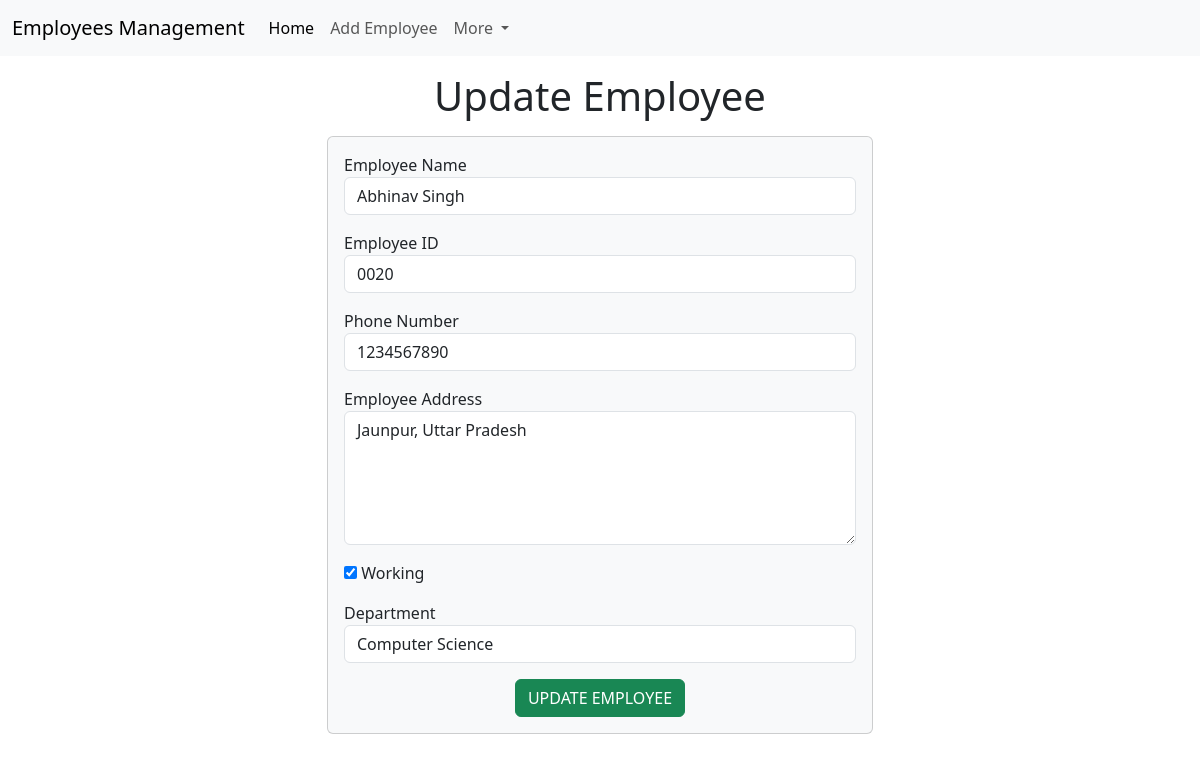
The app's page /emp/update-emp/9 with its own data.
### emp/models.py (models this page shows)
class Employees(models.Model):
    name = models.CharField(max_length=50)
    emp_id = models.CharField(max_length=50)
    phoneNo = models.CharField(max_length=50)
    address = models.CharField(max_length = 100)
    working  = models.BooleanField(default=True)
    department = models.CharField(max_length = 50)

### emp/views.py (the view)
# urls.py: path('update-emp/<int:emp_id>',update_emp),
def update_emp(request,emp_id):
    emp = Employees.objects.get(pk=emp_id)
    return render(request, 'emp/update_emp.html', {
        'emp' : emp
    })

### templates/emp/update_emp.html (shortened to what this page needs)
<!doctype html>
<html lang="en">
  <head>
    <link href="https://cdn.jsdelivr.net/npm/bootstrap@5.3.0/dist/css/bootstrap.min.css" rel="stylesheet">
  </head>
  <body>
    {% include 'emp/navbar.html' %}
    <h1 class="text-center my-3">Update Employee</h1>
    <div class="container">
        <div class="row">
          <div class="col-md-6 offset-md-3">
              <div class="card bg-light">
                <div class="card-body">
                  <form action="/emp/do-update-emp/{{emp.id}}" method="POST">
                      <div class="mb-3">
                        <label for="name"> Employee Name</label>
                        <input type="text" id="name" class="form-control" placeholder="Enter Employee name" name="emp_name"
                        value="{{emp.name}}">
                      </div>
                      <div class="mb-3">
                        <label for="id"> Employee ID</label>
                        <input type="text" id="id" class="form-control" placeholder="Enter Employee ID" name="emp_id"
                        value="{{emp.emp_id}}">
                      </div>
                      <div class="mb-3">
                        <label for="phone"> Phone Number</label>
                        <input type="text" id="phone" class="form-control" placeholder="Enter Employee Phone Number" name="emp_phone"
                        value="{{emp.phoneNo}}">
                      </div>
                      <div class="mb-3">
                        <label for="address"> Employee Address</label>
                        <textarea name="emp_address" id="address" rows="5" class="form-control">{{emp.address}}</textarea>
                      </div>
                      <div class="mb-3 from-check">
                        <input type="checkbox" name="emp_working" id="Working" class="from-check-input"
                        {% if emp.working %} checked {% endif %}>
                        <label for="Working"> Working</label>
                      </div>
                      <div class="mb-3">
                        <label for="department"> Department</label>
                        <select name="emp_department" id="department" class="form-control" value="{{emp.department}}">
                          <option value="CSE">Computer Science</option>
                        </select>
                      </div>
                      <div class="container" style="text-align: center;">
                        <button class="btn btn-success">
                          UPDATE EMPLOYEE
                        </button>
                      </div>
                  </form>
                </div>
              </div>
          </div>
        </div>
    </div>
  </body>
</html>

### records on screen
Employees: emp_name "Abhinav Singh", emp_id "0020", emp_phone "1234567890", emp_address "Jaunpur, Uttar Pradesh", working "☑", emp_department "Computer Science"
